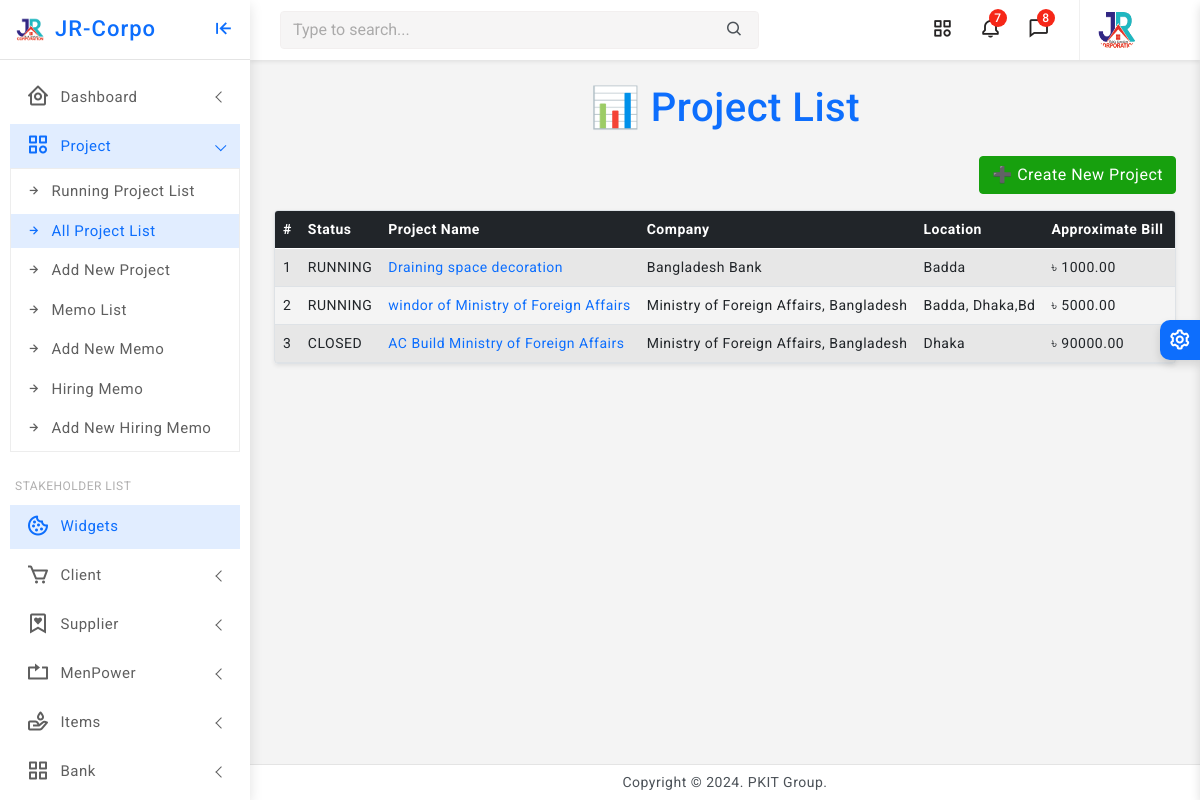
Page /projects/all/ on the committed database.
### core/models.py (models this page shows, shortened)
class Project(models.Model):
    STATUS_CHOICES = [
        ('RUNNING', 'Running'),
        ('TRIAL', 'Trial Period'),
        ('CLOSED', 'Closed'),
        ('OTHER', 'Other'),
    ]
    company = models.ForeignKey(Company, on_delete=models.CASCADE, related_name='projects')
    name = models.CharField(max_length=255)
    location = models.CharField(max_length=255)
    approximate_bill = models.PositiveIntegerField(default=0)
    current_cost = models.PositiveIntegerField(default=0, null=True, blank=True)
    final_bill = models.PositiveIntegerField(default=0, null=True, blank=True)
    current_paid = models.PositiveIntegerField(default=0, null=True, blank=True)
    created_at = models.DateTimeField(auto_now_add=True)
    updated_at = models.DateTimeField(auto_now=True)
    status = models.CharField(max_length=10, null=True, blank=True, choices=STATUS_CHOICES, default='RUNNING')
    @property
    def profit_or_loss(self):
        if self.final_bill is not None and self.current_cost is not None:
            return self.final_bill - self.current_cost
        return 0

class Organization(models.Model):
    name = models.CharField(max_length=255, unique=True)
    location = models.CharField(max_length=255)
    phone = models.CharField(max_length=20)
    logo = models.ImageField(upload_to='media/logos/', blank=True, null=True)
    created_at = models.DateTimeField(auto_now_add=True)
    updated_at = models.DateTimeField(auto_now=True)
    class Meta:
        abstract = True

class Company(Organization):
    pass

### core/views.py (the view)
# urls.py: path('projects/all/', views.all_project_list, name='all_project_list'),
def all_project_list(request):
    projects = Project.objects.all()
    return render(request, 'project/project_list.html', {'projects': projects})

### core/templates/project/project_list.html (shortened to what this page needs)
{% extends 'partials/base0.html' %}
{% block content %}
{% load static %}
<div>
    <h1 class="text-center mb-4 text-primary">📊 Project List</h1>
    <div class="text-end mb-3">
        <a href="{% url 'project_create' %}" class="btn btn-success">➕ Create New Project</a>
    </div>
    {% if projects %}
        <div class="table-responsive shadow-sm rounded border">
            <table class="table table-striped table-hover align-middle mb-0">
                <thead class="table-dark">
                    <tr>
                        <th>#</th>
                        <th>Status</th>
                        <th>Project Name</th>
                        <th>Company</th>
                        <th>Location</th>
                        <th>Approximate Bill</th>
                        <th>Current Paid</th>
                    </tr>
                </thead>
                <tbody>
                    {% for project in projects %}
                    <tr>
                        <td>{{ forloop.counter }}</td>
                        <td>{{ project.status }}</td>
                        <td>
                            <a href="{% url 'project_record_detail' project.pk %}">
                                {{ project.name }}
                            </a>
                        </td>
                        <td>{{ project.company.name }}</td>
                        <td>{{ project.location }}</td>
                        <td>৳ {{ project.approximate_bill|floatformat:2 }}</td>
                        <td>৳ {{ project.current_paid|default:"0.00"|floatformat:2 }}</td>
                    </tr>
                    {% endfor %}
                </tbody>
            </table>
        </div>
    {% else %}
        <div class="alert alert-warning text-center">No projects found.</div>
    {% endif %}
</div>
{% endblock %}

### static/assets/css/app.css (style rules this page uses)
body { font-size: 14px; color: #4c5258; letter-spacing: .5px; background-color: #f4f4f4; overflow-x: hidden; font-family: Roboto, sans-serif }

### rows in the picture
Project: status "RUNNING", name "Draining space decoration", company.name "Bangladesh Bank", location "Badda", approximate_bill "1000.00"
Project: status "RUNNING", name "windor of Ministry of Foreign Affairs", company.name "Ministry of Foreign Affairs, Bangladesh", location "Badda, Dhaka,Bd", approximate_bill "5000.00"
Project: status "CLOSED", name "AC Build Ministry of Foreign Affairs", company.name "Ministry of Foreign Affairs, Bangladesh", location "Dhaka", approximate_bill "90000.00"
